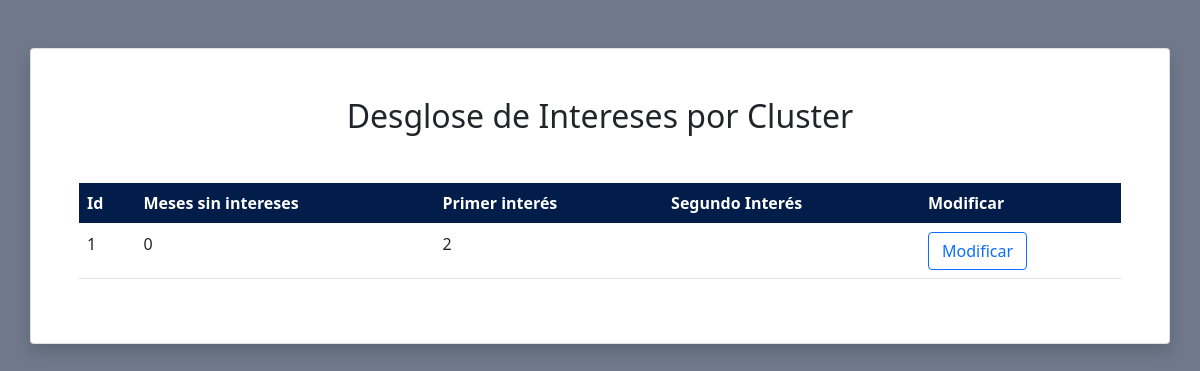
/php/datos2.php, run on the app's committed database.
### tables this page shows
CREATE TABLE `financiamiento` (
  `id_financiamiento` int(11) NOT NULL,
  `financiamiento1` double NOT NULL,
  `financiamiento2` double NOT NULL
);

### php/datos2.php (the view, shortened to what this page needs)
<?php
require_once 'conexion.php';
?>
<!DOCTYPE html>
<html lang="en">
<head>
    <link href="https://cdn.jsdelivr.net/npm/bootstrap@5.0.2/dist/css/bootstrap.min.css" rel="stylesheet"
>
    <link rel="stylesheet" href="./../css/all1.css">
</head>
<body style="background-color: #6f798b;">
    <div class="container">
        <div class="row">
            <div class="col-12 card p-5 mt-5 shadow">
                <h1 class="text-primary-emphasis text-center fs-2 mb-5"> Desglose de Intereses por Cluster </h1>
                <div class="table_res">
                    <div class="table-responsive">
                        <table class="table">
                            <thead class="table table-header">
                                <tr>
                                    <th scope="col">Id</th>
                                    <th scope="col">Meses sin intereses</th>
                                    <th scope="col">Primer interés</th>
                                    <th scope="col">Segundo Interés</th>
                                    <th scope="col">Modificar</th>
                                </tr>
                            </thead>
                            <tbody>
                                <?php
                        $sel="SELECT * FROM financiamiento WHERE 1";
                        $res=mysqli_query($conexion,$sel);
                        while($mos=mysqli_fetch_row($res)){?>
                                <td><?php echo $mos[0]; ?></td>
                                <td><?php echo $mos[1]; ?></td>
                                <td><?php echo $mos[2]; ?></td>
                                <td><?php echo $mos[3]; ?></td>
                                <td>
                                    <button type="button" class="btn btn-outline-primary deletedbt"
                                        data-bs-toggle="modal" data-bs-target="#del">
                                        <?php echo "<a href='datos3.php?id=".$mos[0]."'>Modificar</a>";  ?>
                                    </button>
                                </td>
                                <?php
                        }
                    ?>
                            </tbody>
                        </table>
                    </div>
                </div>
            </div>
        </div>
    </div>
</body>
</html>

### css/all1.css (style rules this page uses)
a { outline: none; text-decoration: none; padding: 2px 1px 0; }
.table-header { background-color: #021d49; color: #fff; }

### data on the page
financiamiento: id_financiamiento "1", financiamiento1 "0", financiamiento2 "2"
